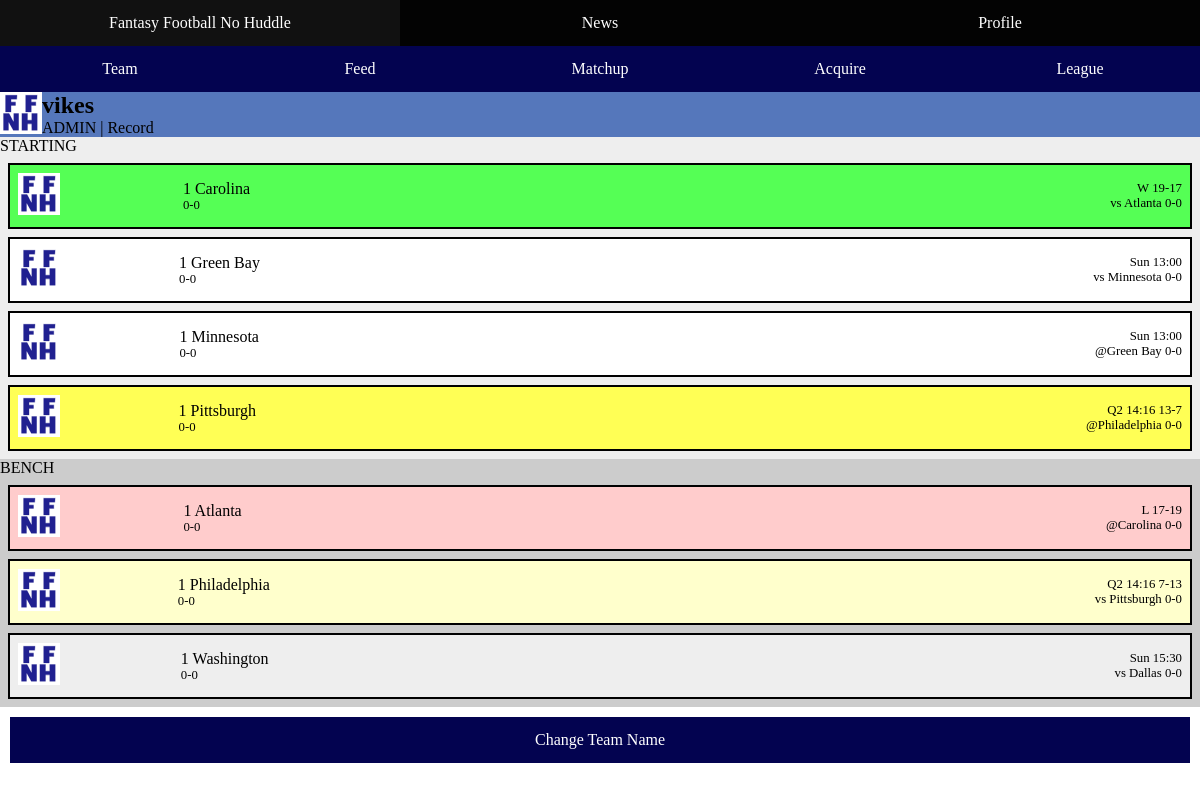
The page /team.php?teamid=1 (signed in) on the database its author committed.
### tables this page shows
CREATE TABLE nflteaminstances (
	nflteam VARCHAR(3), 
	league INTEGER, 
	instancenumber INTEGER,
	owner INTEGER DEFAULT NULL, 
	status ENUM ('starting', 'bench') DEFAULT NULL,
	PRIMARY KEY (nflteam, league, instancenumber),
	FOREIGN KEY (nflteam) REFERENCES nflteams(abbr) ON UPDATE CASCADE ON DELETE CASCADE, 
	FOREIGN KEY (league) REFERENCES leagues(leagueid) ON DELETE CASCADE,
	FOREIGN KEY (owner) REFERENCES fantasyteams(teamid) ON DELETE SET NULL
);

CREATE TABLE nflteams (
  abbr  VARCHAR(3),
  location    VARCHAR(40),
	mascot   VARCHAR(20),
	teamimage BLOB DEFAULT NULL,
  wins	INTEGER DEFAULT 0, 
  losses	INTEGER DEFAULT 0, 
  ties	INTEGER DEFAULT 0,
  PRIMARY KEY (abbr)
);

CREATE TABLE nflgames (
	week INTEGER, 
	hometeam VARCHAR(3), 
	awayteam VARCHAR(3), 
	day VARCHAR(3), 
	kickofftime TIME, 
	status ENUM ('upcoming', 'ongoing', 'final') DEFAULT 'upcoming', 
	homescore INTEGER, 
	awayscore INTEGER, 
	quarter INTEGER, 
	clock TIME, 
	PRIMARY KEY (week, hometeam, awayteam), 
	FOREIGN KEY(hometeam) REFERENCES nflteams(abbr) ON UPDATE CASCADE, 
	FOREIGN KEY(awayteam) REFERENCES nflteams(abbr) ON UPDATE CASCADE
);

### gameinstance.php (the view, shortened to what this page needs)
<?php
class gameinstance {
	public $status;
	public $day;
	public $kickofftime;
	public $quarter;
	public $clock;
	public $mywins;
	public $mylosses;
	public $myties;
	public $ishome;
	public $myscore;
	public $opplocation;
	public $oppwins;
	public $opplosses;
	public $oppties;
	public $oppscore;
  function stringMyRecord() {
		if ($this->myties == 0){
			return $this->mywins . "-" . $this->mylosses;
		}
    return $this->mywins . "-" . $this->mylosses . "-" . $this->myties;
  }
	function stringOppRecord() {
		if ($this->oppties == 0){
			return $this->oppwins . "-" . $this->opplosses;
		}
    return $this->oppwins . "-" . $this->opplosses . "-" . $this->oppties;
  }
	function timeAndScore() {
		if ($this->status == 'upcoming'){
			return $this->day . " " . substr($this->kickofftime, 0, 5);
		} else if ($this->status == 'ongoing'){
			return "Q" . $this->quarter . " " . substr($this->clock, 3, 5) . " " . $this->myscore . "-" . $this->oppscore;
		} else if ($this->status == 'final'){
			$str = "";
			if ($this->myscore > $this->oppscore){
				$str = "W ";
			} else if ($this->myscore < $this->oppscore){
				$str = "L ";
			}
			return $str . $this->myscore . "-" . $this->oppscore;
		}
	}
	function oppInfo() {
		$str = "";
		if ($this->ishome){
			$str = "vs ";
		} else {
			$str = "@";
		}
		return $str . $this->opplocation . " " . $this->stringOppRecord();
	}
	function getClass() {
		if ($this->status == 'upcoming') {
			$class = 'yettoplay';
		}
		if ($this->status == 'ongoing') {
			$class = 'inprogress';
		}
		if ($this->status == 'final' && $this->myscore > $this->oppscore) {
			$class = 'won';
		}
		if ($this->status == 'final' && $this->myscore < $this->oppscore) {
			$class = 'lost';
		}
		return $class;
	}
}
function checknull($value){
	if (is_null($value)){
		return "NULL";
	} else {
		return $value;
	}
}
function gameCreate($game, $sqlarray, $pdo, $week) {
		$game->myabbr = checknull($sqlarray['nflteam']);
		$game->mylocation = checknull($sqlarray['location']);
		$game->myinstancenumber = checknull($sqlarray['instancenumber']);
		$game->mywins = checknull($sqlarray['wins']);
		$game->mylosses = checknull($sqlarray['losses']);
		$game->myties = checknull($sqlarray['ties']);
		$currstatement = $pdo->prepare('SELECT hometeam, awayteam, status, day,
				kickofftime, homescore, awayscore, quarter, clock
				from nflgames
				where week = ?
				and hometeam = ?
				or awayteam = ?
				and week = ?');
		$currstatement->execute([$week, $game->myabbr, $game->myabbr, $week]);
		$currgame = $currstatement->fetch();
		if ($currgame == false){
		    $game->isonbye = true;
		} else {
			$game->isonbye = false;
		}
		if (!$game->isonbye) {
			$game->ishome = $currgame['hometeam'] == $game->myabbr;
			if ($game->ishome){
				$game->oppabbr = $currgame['awayteam'];
				$game->myscore = checknull($currgame['homescore']);
				$game->oppscore = checknull($currgame['awayscore']);
			} else {
				$game->oppabbr = $currgame['hometeam'];
				$game->myscore = checknull($currgame['awayscore']);
				$game->oppscore = checknull($currgame['homescore']);
			}
			$game->status = checknull($currgame['status']);
			$game->day = checknull($currgame['day']);
			$game->kickofftime = checknull($currgame['kickofftime']);
			$game->quarter = checknull($currgame['quarter']);
			$game->clock = checknull($currgame['clock']);
			$currstatement = $pdo->prepare('select wins, losses, ties, location
			from nflteams
			where abbr = ?');
			$currstatement->execute([$game->oppabbr]);
			$oppinfo = $currstatement->fetch();
			$game->opplocation = checknull($oppinfo['location']);
			$game->oppwins = checknull($oppinfo['wins']);
			$game->opplosses = checknull($oppinfo['losses']);
			$game->oppties = checknull($oppinfo['ties']);
		}
}
function htmlOfSingleGame($game, $where, $leagueid) {
				$class = $game->getClass(); ?>
			<li class="<?php echo $class ?> gameinstance">
			<?php if ($game->isonbye) { ?>
				<div class="teamimage">
					<img src="ffnh.png" alt="Team Image" style="width:42px;height:42px;">
				</div>
				<div class="nflteaminfo">
					<p class="nflteamname"><?php echo $game->myinstancenumber; ?> <?php echo $game->mylocation; ?> </p>
					<p class="nflrecord"><?php echo $game->stringMyRecord() ?></p>
				</div>
				<div class="nflgameinfo">
					<p>Bye</p>
				</div>
			<?php } else { ?>
				<div class="teamimage">
					<img src="ffnh.png" alt="Team Image" style="width:42px;height:42px;">
				</div>
				<div class="nflteaminfo">
					<p class="nflteamname"><?php echo $game->myinstancenumber; ?> <?php echo $game->mylocation ?> </p>
					<p class="nflrecord"><?php echo $game->stringMyRecord() ?></p>
				</div>
				<div class="nflgameinfo">
					<p class="timeandscore"><?php echo $game->timeAndScore() ?></p>
					<p class="opponent"><?php echo $game->oppInfo() ?> </p>
				</div>
			<?php } ?>
			</li> <?php
}
?>

### team.php (shortened to what this page needs)
<!DOCTYPE html>
<html lang="en">
<head>
	<link rel="stylesheet" href="header.css">
	<link rel="stylesheet" href="team.css">
	<link rel="stylesheet" href="gameinstance.css">
	<link rel="stylesheet" href="colors.css">
</head>
<body>
	<?php include("session_handling.php");
	include("db.php");
	include("gameinstance.php");
	$pdo = db_connect();
	$username = $_SESSION['username'];
	$leagueid = $_SESSION['leagueid'];
	$teamid = $_SESSION['teamid'];
	$teamname = $_SESSION['teamname'];
	$statement = $pdo->prepare('SELECT currentweek, urlpath
	from globals');
	$statement->execute([]);
	$row = $statement->fetch();
	$currentweek = $row['currentweek'];
	$week = $currentweek;
	$statement = $pdo->prepare('SELECT i.nflteam, i.instancenumber, i.status,
	n.location, n.wins, n.losses, n.ties
	from nflteaminstances i
	join nflteams n on n.abbr = i.nflteam
	where owner = ?
	and status = ?');
	$statement->execute([$teamid, 'starting']);
	$starting = [];
	$numstartingteams = 0;
	while ($row = $statement->fetch()) {
		$numstartingteams = array_push($starting, $row);
	}
	$games = [];
	for ($i = 0; $i < $numstartingteams; $i++) {
		array_push($games, new gameinstance);
		gameCreate($games[$i], $starting[$i], $pdo, $week);
	}
	$statement = $pdo->prepare('SELECT i.nflteam, i.instancenumber, i.status,
	n.location, n.wins, n.losses, n.ties
	from nflteaminstances i
	join nflteams n on n.abbr = i.nflteam
	where owner = ?
	and status = ?');
	$statement->execute([$teamid, 'bench']);
	$bench = [];
	$numbenchteams = 0;
	while ($row = $statement->fetch()) {
		$numbenchteams = array_push($bench, $row);
	}
	$benchgames = [];
	for ($i = 0; $i < $numbenchteams; $i++) {
		array_push($benchgames, new gameinstance);
		gameCreate($benchgames[$i], $bench[$i], $pdo, $week);
	}
	?>
	<section class="teamname">
		<h1>
			<img src="ffnh.png" alt="Team Image" style="float:left;width:42px;height:42px;">
			<?php echo $teamname;?>
		</h1>
		<?php echo $username?> | Record
	</section>
	<section class="starting roster">
		STARTING <?php ?>
		<ul>
			<?php for ($i = 0; $i < $numstartingteams; $i++) {
				htmlOfSingleGame($games[$i], 'teamstart', $leagueid);
			} ?>
		</ul>
	</section>
	<section class="bench roster">
		BENCH
		<ul>
			<?php for ($i = 0; $i < $numbenchteams; $i++) {
				htmlOfSingleGame($benchgames[$i], 'teambench', $leagueid);
			} ?>
		</ul>
	</section>
	<?php
	if (!isset($_SESSION['teamid'])){
	} else if ($username == $_SESSION['username'] && $_SESSION['teamid'] == $teamid){ ?>
	<nav>
		<ul class="nav3">
			<li><a href="change_teamname.php">Change Team Name</a></li>
		</ul>
	</nav>
	<?php } ?>
</body>
</html>

### header.css (style rules this page uses)
body { margin: 0px; }
nav ul { list-style-type: none; margin: 0; padding: 0; overflow: hidden; display: flex; align-items: stretch; }
ul.nav1 { background-color: #030303; }
ul.nav2 { background-color: #030350; }
.nav1 li { flex: 0 1 34%; }
.nav2 li { flex: 0 1 20%; }
nav ul li a { display: block; color: white; text-align: center; padding: 14px 16px; text-decoration: none; height: 100%; }

### team.css (style rules this page uses)
.teamname { background-color: #5577bb; }
.teamname h1 { margin: 0; }
.teamname img { float: left; }
.nav3 li { flex-basis: 100%; background-color: #030350; margin: 10px 10px 0px; }

### gameinstance.css (style rules this page uses)
.roster ul { list-style-type: none; margin: 0; padding: 0; overflow: hidden; }
.roster li { display: flex; justify-content: space-between; align-items: center; padding: 0.5em; margin: 0.5em; border: 2px solid black; }
.roster p { margin-block-start: 0; margin-block-end: 0; font-size: 80%; }
p.nflteamname { font-size: 100%; }
div.teamimage { flex-grow: 1; }
div.nflteaminfo { flex-grow: 1; }
div.nflgameinfo { flex-grow: 6; display: flex; flex-direction:column; align-items:right; }
.timeandscore { text-align: right; }
.opponent { text-align: right; }

### colors.css (style rules this page uses)
.starting .won { background-color: #55ff55; }
.starting .inprogress { background-color: #ffff55; }
.starting .yettoplay { background-color: white; }
.bench .inprogress { background-color: #ffffcc; }
.bench .lost { background-color: #ffcccc; }
.bench .yettoplay { background-color: #eeeeee; }
.starting { background-color: #eeeeee; }
.bench { background-color: #cccccc; }

### rows shown on the page
nflteaminstances: instancenumber "1", nflteam.location "Carolina", nflteam.losses "0-0"
nflgames: $game->timeAndScore() "W 19-17", hometeam.losses "vs Atlanta 0-0", $game->timeAndScore() "L 17-19", hometeam.losses "@Carolina 0-0"
nflteaminstances: instancenumber "1", nflteam.location "Green Bay", nflteam.losses "0-0"
nflgames: $game->timeAndScore() "Sun 13:00", hometeam.losses "vs Minnesota 0-0", hometeam.losses "@Green Bay 0-0"
nflteaminstances: instancenumber "1", nflteam.location "Minnesota", nflteam.losses "0-0"
nflteaminstances: instancenumber "1", nflteam.location "Pittsburgh", nflteam.losses "0-0"
nflgames: $game->timeAndScore() "Q2 14:16 13-7", hometeam.losses "@Philadelphia 0-0", $game->timeAndScore() "Q2 14:16 7-13", hometeam.losses "vs Pittsburgh 0-0"
nflteaminstances: instancenumber "1", nflteam.location "Atlanta", nflteam.losses "0-0"
nflteaminstances: instancenumber "1", nflteam.location "Philadelphia", nflteam.losses "0-0"
nflteaminstances: instancenumber "1", nflteam.location "Washington", nflteam.losses "0-0"
nflgames: $game->timeAndScore() "Sun 15:30", hometeam.losses "vs Dallas 0-0"

### other values the page prints
$teamname "vikes"
$username "ADMIN"
